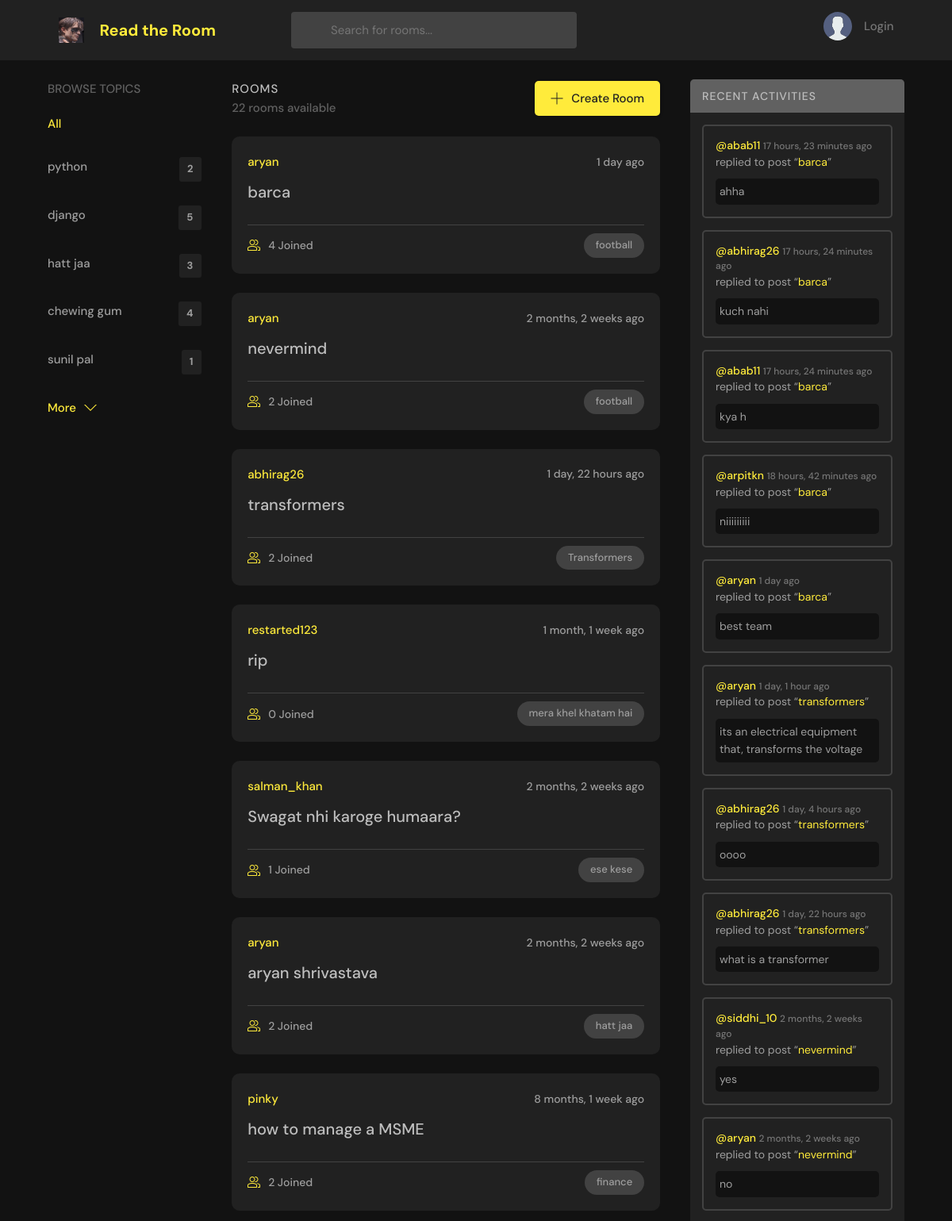
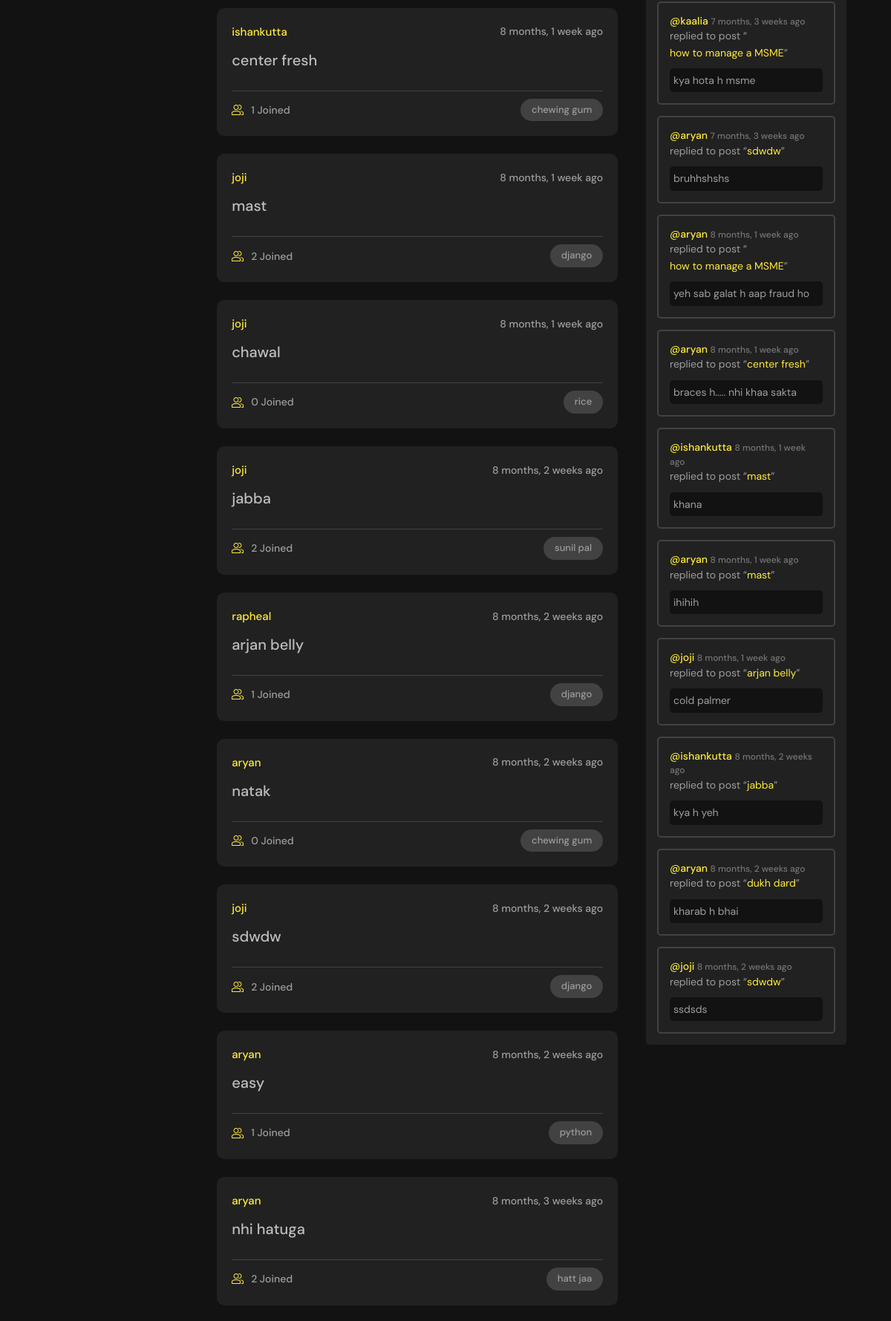
/home/ (upper part), run on the app's committed database (2 pictures, top to bottom).
### base/models.py (models this page shows, shortened)
class Topic(models.Model):
    name = models.CharField(max_length=200)

class Rooms(models.Model):
    host =  models.ForeignKey(User,on_delete=models.SET_NULL, null = True)
    topic =  models.ForeignKey(Topic,on_delete=models.SET_NULL, null = True)
    name = models.CharField(max_length=200)
    description = models.TextField(null=True, blank=True)
    participants = models.ManyToManyField(User,related_name='participants',blank = True)
    updated = models.DateTimeField(auto_now=True)
    created = models.DateTimeField(auto_now_add=True)
    class Meta:
        ordering = ['-updated','-created']
    def __str__(self):
        return self.name

class Message(models.Model):
    user = models.ForeignKey(User, on_delete=models. CASCADE)
    room = models.ForeignKey(Rooms,on_delete=models.CASCADE)
    body = models.TextField()
    updated = models.DateTimeField(auto_now=True)
    created = models.DateTimeField(auto_now_add=True)
    class Meta:
        ordering = ['-updated','-created']

### base/views.py (the view)
# urls.py: path('home/', views.home, name="home"),  # Home page moved to '/home/'
def home(request):
    q = request.GET.get('q')if request.GET.get('q') != None else ''
    rooms = Rooms.objects.filter(
        Q(topic__name__icontains= q) |
        Q(name__icontains = q) |
         Q(description__icontains = q)
        )
    topics = Topic.objects.all()[0:5]
    room_count = rooms.count()
    room_messages = Message.objects.filter(
        Q(room__topic__name__icontains = q)
    )
    context = {'rooms':rooms, 'topics':topics,'room_count':room_count,
    'room_messages':room_messages  }
    return render(request, 'base/home.html',context)

### base/templates/base/home.html (shortened to what this page needs)
{% extends 'main.html' %}
{% load static %}
{% block content %}
<main class="layout layout--3">
  <div class="container">
    {% include 'base/topics_comp.html' %}
    <div class="roomList">
      <div class="roomList__header">
        <div>
          <h2>Rooms</h2>
          {% if rooms.count == 1 %}
            <p>1 room available</p>
          {% elif rooms.count > 1 %}
            <p>{{ rooms.count }} rooms available</p>
          {% else %}
            <p>No rooms available</p>
          {% endif %}
        </div>
        <a class="btn btn--main" href="{% url 'create-room' %}">
          <svg version="1.1" xmlns="http://www.w3.org/2000/svg" width="32" height="32" viewBox="0 0 32 32">
            <title>add</title>
            <path d="M16.943 0.943h-1.885v14.115h-14.115v1.885h14.115v14.115h1.885v-14.115h14.115v-1.885h-14.115v-14.115z">
            </path>
          </svg>
          Create Room
        </a>
      </div>
      {% include 'base/feed.html' %}
    </div>
    {% include 'base/activity_component.html' %}
  </div>
</main>
{% endblock content %}

### base/templates/base/topics_comp.html
<div class="topics">
    <div class="topics__header">
      <h2>Browse Topics</h2>
    </div>
    <ul class="topics__list">
      <li>
        <a href="{% url 'home' %}" class="active">All </a>
      </li>
      {% for topic in topics %}
      <li>
        <a href="{% url 'home' %}?q={{ topic.name }}">{{topic.name}}<span>{{topic.rooms_set.all.count}}</span></a>
      </li>
      {% endfor %}
    </ul>
    <a class="btn btn--link" href="{% url 'topics' %}">
      More
      <svg version="1.1" xmlns="http://www.w3.org/2000/svg" width="32" height="32" viewBox="0 0 32 32">
        <title>chevron-down</title>
        <path d="M16 21l-13-13h-3l16 16 16-16h-3l-13 13z"></path>
      </svg>
    </a>
  </div>

### base/templates/base/feed.html (shortened to what this page needs)
{%load static%}
{% for room in rooms %}
<div class="roomListRoom">
    <div class="roomListRoom__header">
      <a href="{% url 'user-profile' room.host.id %}" class="roomListRoom__author">
        <span>{{room.host.username}}</span>
      </a>
      <div class="roomListRoom__actions">
        <span>{{room.created|timesince}} ago</span>
      </div>
    </div>
    <div class="roomListRoom__content">
      <a href="{% url 'about' room.id %}">{{room.name}}</a>
    </div>
    <div class="roomListRoom__meta">
      <a href="{% url 'about' room.id %}" class="roomListRoom__joined">
        {{room.participants.all.count}} Joined
      </a>
      <p class="roomListRoom__topic">{{room.topic.name}}</p>
    </div>
  </div>
{% endfor %}

### base/templates/base/activity_component.html (shortened to what this page needs)
{% load static %}
<div class="activities">
    <div class="activities__header">
        <h2>Recent Activities</h2>
    </div>
    {% for message in room_messages %}
        <div class="activities__box">
            <div class="activities__boxHeader roomListRoom__header">
                <a href="{% url 'user-profile' message.user.id %}" class="roomListRoom__author">
                    <p>
                        @{{ message.user }}
                        <span>{{ message.created|timesince }} ago</span>
                    </p>
                </a>
            </div>
            <div class="activities__boxContent">
                <p>replied to post “<a href="{% url 'about' message.room.id %}">{{ message.room }}</a>”</p>
                <div class="activities__boxRoomContent">
                    {{ message.body }}
                </div>
            </div>
        </div>
    {% endfor %}
</div>

### data on the page
Topic: name "python", rooms_set.all.count "2"
Topic: name "django", rooms_set.all.count "5"
Topic: name "hatt jaa", rooms_set.all.count "3"
Topic: name "chewing gum", rooms_set.all.count "4"
Topic: name "sunil pal", rooms_set.all.count "1"
Rooms: host.username "aryan", created "1 day", name "barca", participants.all.count "4", topic.name "football"
Rooms: host.username "aryan", created "2 months, 2 weeks", name "nevermind", participants.all.count "2", topic.name "football"
Rooms: host.username "abhirag26", created "1 day, 22 hours", name "transformers", participants.all.count "2", topic.name "Transformers"
Rooms: host.username "restarted123", created "1 month, 1 week", name "rip", participants.all.count "0", topic.name "mera khel khatam hai"
Rooms: host.username "salman_khan", created "2 months, 2 weeks", name "Swagat nhi karoge humaara?", participants.all.count "1", topic.name "ese kese"
Rooms: host.username "aryan", created "2 months, 2 weeks", name "aryan shrivastava", participants.all.count "2", topic.name "hatt jaa"
Rooms: host.username "pinky", created "8 months, 1 week", name "how to manage a MSME", participants.all.count "2", topic.name "finance"
Rooms: host.username "ishankutta", created "8 months, 1 week", name "center fresh", participants.all.count "1", topic.name "chewing gum"
Rooms: host.username "joji", created "8 months, 1 week", name "mast", participants.all.count "2", topic.name "django"
Rooms: host.username "joji", created "8 months, 1 week", name "chawal", participants.all.count "0", topic.name "rice"
Rooms: host.username "joji", created "8 months, 2 weeks", name "jabba", participants.all.count "2", topic.name "sunil pal"
Rooms: host.username "rapheal", created "8 months, 2 weeks", name "arjan belly", participants.all.count "1", topic.name "django"
Rooms: host.username "aryan", created "8 months, 2 weeks", name "natak", participants.all.count "0", topic.name "chewing gum"
Rooms: host.username "joji", created "8 months, 2 weeks", name "sdwdw", participants.all.count "2", topic.name "django"
Rooms: host.username "aryan", created "8 months, 2 weeks", name "easy", participants.all.count "1", topic.name "python"
Rooms: host.username "aryan", created "8 months, 3 weeks", name "nhi hatuga", participants.all.count "2", topic.name "hatt jaa"
Message: user "abab11", created "17 hours, 23 minutes", room "barca", body "ahha"
Message: user "abhirag26", created "17 hours, 24 minutes", room "barca", body "kuch nahi"
Message: user "abab11", created "17 hours, 24 minutes", room "barca", body "kya h"
Message: user "arpitkn", created "18 hours, 42 minutes", room "barca", body "niiiiiiiii"
Message: user "aryan", created "1 day", room "barca", body "best team"
Message: user "aryan", created "1 day, 1 hour", room "transformers", body "its an electrical equipment that, transforms the voltage"
Message: user "abhirag26", created "1 day, 4 hours", room "transformers", body "oooo"
Message: user "abhirag26", created "1 day, 22 hours", room "transformers", body "what is a transformer"
Message: user "siddhi_10", created "2 months, 2 weeks", room "nevermind", body "yes"
Message: user "aryan", created "2 months, 2 weeks", room "nevermind", body "no"
Message: user "kaalia", created "7 months, 3 weeks", room "how to manage a MSME", body "kya hota h msme"
Message: user "aryan", created "7 months, 3 weeks", room "sdwdw", body "bruhhshshs"
Message: user "aryan", created "8 months, 1 week", room "how to manage a MSME", body "yeh sab galat h aap fraud ho"
Message: user "aryan", created "8 months, 1 week", room "center fresh", body "braces h..... nhi khaa sakta"
Message: user "ishankutta", created "8 months, 1 week", room "mast", body "khana"
Message: user "aryan", created "8 months, 1 week", room "mast", body "ihihih"
Message: user "joji", created "8 months, 1 week", room "arjan belly", body "cold palmer"
Message: user "ishankutta", created "8 months, 2 weeks", room "jabba", body "kya h yeh"
Message: user "aryan", created "8 months, 2 weeks", room "dukh dard", body "kharab h bhai"
Message: user "joji", created "8 months, 2 weeks", room "sdwdw", body "ssdsds"

### other printed values
{{ rooms.count }} "22"
